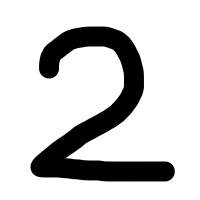
#> input picture chap03/my2.png, 200 x 200 px; the run also reads 2 pictures not shown here
$ jupyter execute 03_3.ipynb   (shell and % lines are left out)
#> lines starting #> are read from the running program, lines starting #| are printed output that depends on the picture
[cell 1]
from sklearn import datasets
digits = datasets.load_digits()

[cell 2]
import matplotlib.pyplot as plt

from sklearn import datasets
digits = datasets.load_digits()

for i in range(15):
    plt.subplot(3, 5, i+1)
    plt.axis('off')
    plt.title(str(digits.target[i]))
    plt.imshow(digits.images[i], cmap='gray')

plt.show()
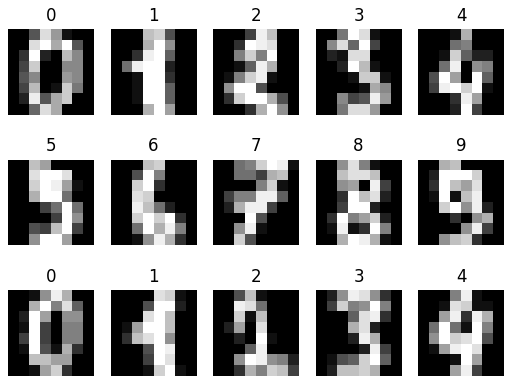
#> figure drawn by matplotlib, 15 panels

[cell 3]
d0 = digits.images[0]
plt.imshow(d0, cmap='gray')
plt.show()
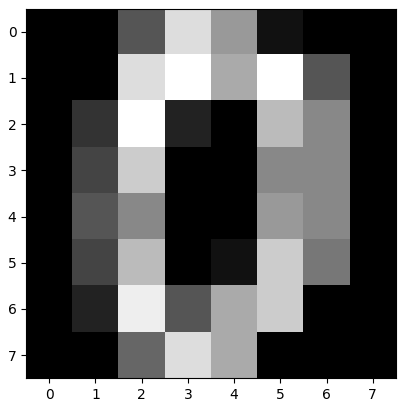
#> figure drawn by matplotlib, 1 panel
print(d0)

[cell 4]
from sklearn.model_selection import train_test_split
from sklearn import datasets, svm, metrics
from sklearn.metrics import accuracy_score

digits = datasets.load_digits()
x = digits.images
y = digits.target
x = x.reshape((-1, 64))

x_train, x_test, y_train, y_test = train_test_split(x, y, test_size=0.2)

clf = svm.LinearSVC()
clf.fit(x_train, y_train)

y_pred = clf.predict(x_test)

print(accuracy_score(y_test, y_pred))

[cell 5]
import joblib
joblib.dump(clf, 'digits.pkl')

[cell 6]
clf = joblib.load('digits.pkl')

[cell 7]
import cv2
import joblib

def predict_digit(filename):

#> called with filename = 'my2.png'
    clf = joblib.load("digits.pkl")

    my_img = cv2.imread(filename)
#> my_img is the input picture: shape (200, 200, 3); min 0, max 255, mean 204.4

    my_img = cv2.cvtColor(my_img, cv2.COLOR_BGR2GRAY)
#> my_img: shape (200, 200)
    my_img = cv2.resize(my_img, (8, 8))
    my_img = 15 - my_img // 16

    my_img = my_img.reshape((-1, 64))

    res = clf.predict(my_img)
#> res = [2]
    return res[0]


n = predict_digit("my2.png")
#> n = 2
print("my2.png = " + str(n))
#| my2.png = 2
n = predict_digit("my4.png")
#> in predict_digit (call 2), `my_img = cv2.cvtColor(my_img, cv2.COLOR_BGR2GRAY)`: my_img: shape (200, 200); every value is 0
#> n = 8
print("my4.png = " + str(n))
#| my4.png = 8
n = predict_digit("my9.png")
print("my9.png = " + str(n))
#| my9.png = 8
